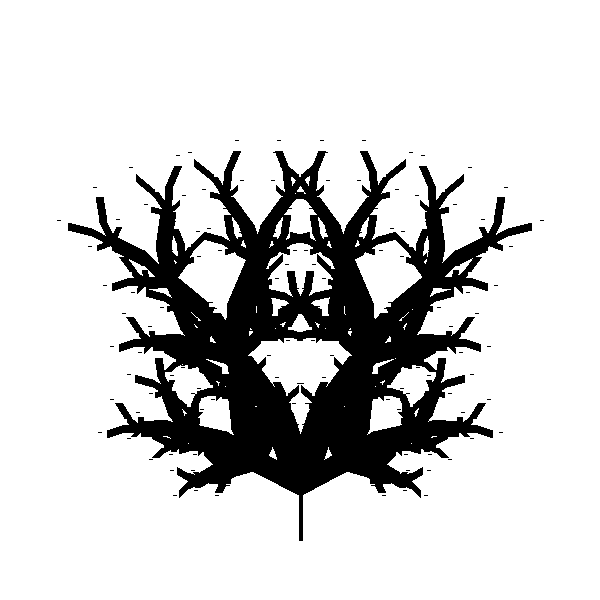

The script that saved this image:
"""draw a fractal tree"""

import os
import pygame
import sys
import math

SIZE = 600
WHITE = (255, 255, 255)
BLACK = (0, 0, 0)

iterations = 4
length = int(SIZE*0.2)

pygame.init()
screen = pygame.display.set_mode((SIZE, SIZE))
pygame.display.set_caption('Fractal Snowflake')
screen.fill(WHITE)

def tree(iterations, color, x, y, length, start_angle, theta):
    """draw the tree"""
    if iterations == 0:
        xn = x+length*0.4*math.cos(start_angle)
        yn = y-length*0.4*math.sin(start_angle)
        pygame.draw.line(screen, color, (xn, yn), (xn, yn), 4)
    else:
        #bottom left
        new_angle01 = start_angle+3.5*theta
        x01 = length*0.4*math.cos(new_angle01)
        y01 = length*0.4*math.sin(new_angle01)
        pygame.draw.line(screen, color, (x, y), (x+x01, y-y01), iterations*6)
        tree(iterations-1, color, x+x01, y-y01, int(length*0.5), new_angle01-1.2*theta, theta)
        #bottom right
        new_angle02 = start_angle-3.5*theta
        x02 = length*0.4*math.cos(new_angle02)
        y02 = length*0.4*math.sin(new_angle02)
        pygame.draw.line(screen, color, (x, y), (x+x02, y-y02), iterations*6)
        tree(iterations-1, color, x+x02, y-y02, int(length*0.5), new_angle02+1.2*theta, theta)
        #top left
        new_angle11 = start_angle+theta
        x11 = x+length*0.6*math.cos(new_angle11)
        y11 = y-length*0.6*math.sin(new_angle11)
        pygame.draw.line(screen, color, (x, y), (x11, y11), iterations*8)
        new_angle21 = new_angle11+theta
        x21 = x11+length*0.6*math.cos(new_angle21)
        y21 = y11-length*0.6*math.sin(new_angle21)
        pygame.draw.line(screen, color, (x11, y11), (x21, y21), iterations*8)
        tree(iterations-1, color, x21, y21, int(length*0.7), new_angle21-1.2*theta, theta)
        #top right
        new_angle12 = start_angle-theta
        x12 = x+length*0.6*math.cos(new_angle12)
        y12 = y-length*0.6*math.sin(new_angle12)
        pygame.draw.line(screen, color, (x, y), (x12, y12), iterations*8)
        new_angle22 = new_angle12-theta
        x22 = x12+length*0.6*math.cos(new_angle22)
        y22 = y12-length*0.6*math.sin(new_angle22)
        pygame.draw.line(screen, color, (x12, y12), (x22, y22), iterations*8)
        tree(iterations-1, color, x22, y22, int(length*0.7), new_angle22+1.2*theta, theta)

def main():
    """execute tree drawing"""
    pygame.draw.line(screen, BLACK, (int(SIZE*0.5), int(SIZE*0.9)), (int(SIZE*0.5), int(SIZE*0.8)), iterations)
    tree(iterations, BLACK, int(SIZE*0.5), int(SIZE*0.805), length, math.pi/2, math.pi/10)
    pygame.display.update()
    name = os.path.join(os.path.dirname(__file__), "Fractal Tree.png")
    pygame.image.save(screen, name)
    while True:
        for event in pygame.event.get():
            if event.type == pygame.QUIT:
                pygame.quit()
                sys.exit()
        pygame.display.update()

if __name__ == '__main__':
    main()
